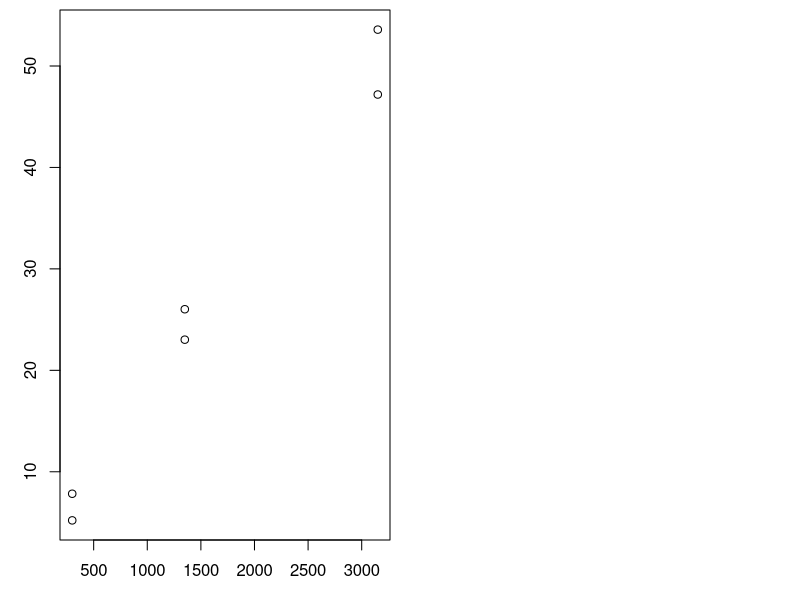

The R script that drew this image: (Note: this script raises an error after producing the figure.)
##  Chapter 15: Visualizing Data I

## Scatterplot
DT<-read.delim("../Data/DataVizEx1.txt") 
summary(DT) 

par(mar=c(3,3,0.5,0.5),mfrow=c(1,2))
with(DT, plot(SeedDen,Den1)) # make the plot
plot(Den1~ SeedDen,data=DT,col=Manag)

## Adding lines
par(mar=c(3,3,0.5,0.5),mfrow=c(1,2))
with(DT, plot(SeedDen,Den1,col=Manag))
with(DT,lines(SeedDen,Den1))
with(DT, plot(SeedDen,Den1,col=Manag)) # second plot
lines(x=c(1000,2000,500),y=c(30,45,27)) # not same as
lines(x=c(500,1000,2000),y=c(27,30,45)-1,col="red") # -1 offset


## Polished scatterplot
op<-par(mar=c(4,4.5,0.5,0.5))
sym<-c(21,24) # define vector of symbols
with(DT, plot(SeedDen,Den1,pch=sym[Manag],ylab=expression(paste("Weed density (plants ",m^-2,")")),xlab=expression(paste("Weed seedbank (seeds " ,m^-2, ")")))) # plot with nice axis labels
lines(DT$SeedDen[DT$Manag=="C"],DT$Den1[DT$Manag=="C"],lty=1) # add line for trt C
lines(DT$SeedDen[DT$Manag=="O"],DT$Den1[DT$Manag=="O" ],lty=2) # add line for trt O
legend("bottomright",inset=0.025,pch=sym,lty=1:2,c("Conventional","Hebicide Free")) # add legend

## Introducing layout()
layout(matrix(c(1,2,3,3,0,4),nrow=3,byrow=TRUE),heights=c(1,1.5,1),widths=c(1,1.5))
layout.show(4) # show the first 4 plots in the layout

## Multipanel Scatterplot
layout(matrix(c(1,2,3),nrow=3),heights=c(1,1,1.3))
sym<-c(21,24) # plotting characters to use
par(mar=c(0.1,4.3,0.1,1),bty="l") # set margins and plot frame type
   ## plot 1
with(DT,plot(SeedDen,DT[,7],pch=sym[Manag],xaxt="n",xlab="",ylab=""))
lines(DT$SeedDen[DT$Manag=="C"],DT[DT$Manag=="C",7],lty=1)  
lines(DT$SeedDen[DT$Manag=="O"],DT[DT$Manag=="O",7],lty=2) 
text(300,max(DT[,7])*0.97,"Mid season density",pos=4,cex=1.2)
mtext(side=2,line=2.5,at=-1,text=expression(paste("Weed density (plants ",m^-2,")")),cex=0.9)
legend("bottomright",inset=0.025,pch=sym,lty=1:2,c("Conventional","Herbicide free"))
   ## plot 2
with(DT,plot(SeedDen,DT[,8],pch=sym[Manag],xaxt="n",xlab="",ylab=""))
lines(DT$SeedDen[DT$Manag=="C"],DT[DT$Manag=="C",8],lty=1)  
lines(DT$SeedDen[DT$Manag=="O"],DT[DT$Manag=="O",8],lty=2) 
text(300,max(DT[,8])*0.97,"Final density",pos=4,cex=1.2)
   ## plot 3
par(mar=c(4.1,4.3,0.1,1)) # change margins
with(DT,plot(SeedDen,DT[,4],pch=sym[Manag],xaxt="n",xlab="",ylab=""))
lines(DT$SeedDen[DT$Manag=="C"],DT[DT$Manag=="C",4],lty=1)  
lines(DT$SeedDen[DT$Manag=="O"],DT[DT$Manag=="O",4],lty=2) 
text(300,max(DT[,4])*0.97,"Final biomass",pos=4,cex=1.2)
  axis(side=1,at=seq(500,3000,500))
  mtext(side=1,line=2.5,text=expression(paste("Weed seedbank (seeds ",m^-2,")")),cex=0.9)
  mtext(side=2,line=2.5,text=expression(paste("Biomass (g ",m^-2,")")),cex=0.9)

## Loops for multipanel plots
par(mfrow=c(3,1),oma=c(4.1,0,3,0),mar=c(0.1,4.3,0.1,1),bty="l")
vars<-c(7,8,4) # the column numbers for each panel's response variable
sym<-c(21,24) # plotting characters to use
labs<-c("","","","Final biomass","Rye","Rye termination","Mid season density","Final density") # plot labels
for (i in vars){ # begin loop for panels
   with(DT,plot(SeedDen,DT[,i],pch=sym[Manag],xaxt="n",xlab="",ylab="")) # plot the ith column
   lines(DT$SeedDen[DT$Manag=="C"],DT[DT$Manag=="C",i],lty=1) # add lines
   lines(DT$SeedDen[DT$Manag=="O"],DT[DT$Manag=="O",i],lty=2) 
   text(300,max(DT[,i])*0.97,labs[i],pos=4,cex=1.2)
   if(i==4){ # add x axis for the last plot only (i==4)
      axis(side=1,at=seq(500,3000,500))
      mtext(side=1,line=2.5,text=expression(paste("Weed seedbank (seeds ",m^-2,")")),cex=0.9)
      mtext(side=2,line=2.5,text=expression(paste("Biomass (g ",m^-2,")")),cex=0.9)
   }
   if(i==7) {
    mtext(side=2,line=2.5,at=-1,text=expression(paste("Weed density (plants ",m^-2,")")),cex=0.9) # y axis label for first 4 plots
    legend(1100,22,legend=c("Conventional","Herbicide free"),pch=sym,lty=c(1,2),ncol=2,xpd=NA)
    } # y axis for last plot
} # end loop for panels

## Secondary axis
op<-par(mar=c(4.1,4.1,2,4.1))
beans<-read.csv("../Data/BeansData.csv",comm="#") # load data
with(beans,plot(ShtDM,RtDM,xlab="Shoot biomass (g)",ylab="Root biomass (g)"))
par(new=TRUE)
with(beans,plot(ShtDM,rt.len,xaxt="n",yaxt="n",ylab="", xlab="", pch=24,bg="grey"))
axis(side=4)
mtext(side=4,line=3,"Root length (m)")
par(op)
legend("topleft",inset=0.01,pch=c(21,24),pt.bg=c("white","grey"),legend=c("Biomass","Density"),xpd=NA)

##  Exercises
##1)## We'll revisit the electric bill data once more. In the Chapter 13 exercises we fit an ANCOVA to this data. Plot this model, showing the two curves and two parts of the data with distinct symbols, and with properly formatted axes and labels (i.e., Kilwatt hours per day should be shown as "KWHd^-1^".)

##2)## Using the electric bill data, plot daily energy use (`kWhd.1`) as a function of average temperature (`avgT`). Add a second *y* axis to show cost. Include a legend.





